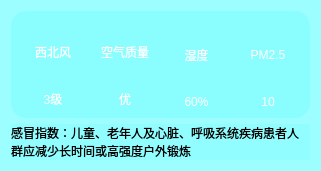
    <widget class="QWidget" name="widget_10" native="true">
     <property name="geometry">
      <rect>
       <x>630</x>
       <y>110</y>
       <width>321</width>
       <height>171</height>
      </rect>
     </property>
     <property name="styleSheet">
      <string notr="true">background-color:rgba(138, 253, 255,0.6)</string>
     </property>
     <layout class="QVBoxLayout" name="verticalLayout_9">
      <item>
       <widget class="QWidget" name="widget_2" native="true">
        <property name="styleSheet">
         <string notr="true">background-color: rgba(85, 255, 255, 66);
border-radius: 15px;</string>
        </property>
        <layout class="QGridLayout" name="gridLayout">
         <item row="0" column="3" rowspan="2">
          <widget class="QLabel" name="lblPM25Title">
           <property name="sizePolicy">
            <sizepolicy hsizetype="Expanding" vsizetype="Expanding">
             <horstretch>0</horstretch>
             <verstretch>0</verstretch>
            </sizepolicy>
           </property>
           <property name="styleSheet">
            <string notr="true">background-color: rgba(255, 255, 255,0);
color:white;
font: 16pt &quot;微软雅黑&quot;;</string>
           </property>
           <property name="text">
            <string>PM2.5</string>
           </property>
           <property name="alignment">
            <set>Qt::AlignmentFlag::AlignCenter</set>
           </property>
          </widget>
         </item>
         <item row="1" column="1" rowspan="2">
          <widget class="QLabel" name="lblQuality">
           <property name="autoFillBackground">
            <bool>false</bool>
           </property>
           <property name="styleSheet">
            <string notr="true">background-color: rgba(255, 255, 255,0);
color:white;
font: 16pt &quot;微软雅黑&quot;;</string>
           </property>
           <property name="text">
            <string>优</string>
           </property>
           <property name="alignment">
            <set>Qt::AlignmentFlag::AlignCenter</set>
           </property>
          </widget>
         </item>
         <item row="0" column="1">
          <widget class="QLabel" name="lblQualityTitle">
           <property name="sizePolicy">
            <sizepolicy hsizetype="Expanding" vsizetype="Expanding">
             <horstretch>0</horstretch>
             <verstretch>0</verstretch>
            </sizepolicy>
           </property>
           <property name="autoFillBackground">
            <bool>false</bool>
           </property>
           <property name="styleSheet">
            <string notr="true">background-color: rgba(255, 255, 255,0);
color:white;
font: 16pt &quot;微软雅黑&quot;;</string>
           </property>
           <property name="text">
            <string>空气质量</string>
           </property>
           <property name="alignment">
            <set>Qt::AlignmentFlag::AlignCenter</set>
           </property>
          </widget>
         </item>
         <item row="0" column="2" rowspan="2">
          <widget class="QLabel" name="lblShiDuTitle">
           <property name="sizePolicy">
            <sizepolicy hsizetype="Expanding" vsizetype="Expanding">
             <horstretch>0</horstretch>
             <verstretch>0</verstretch>
            </sizepolicy>
           </property>
           <property name="styleSheet">
            <string notr="true">background-color: rgba(255, 255, 255,0);
color:white;
font: 16pt &quot;微软雅黑&quot;;</string>
           </property>
           <property name="text">
            <string>湿度</string>
           </property>
           <property name="alignment">
            <set>Qt::AlignmentFlag::AlignCenter</set>
           </property>
          </widget>
         </item>
         <item row="2" column="3">
          <widget class="QLabel" name="lblPM25">
           <property name="styleSheet">
            <string notr="true">background-color: rgba(255, 255, 255,0);
color:white;
font: 16pt &quot;微软雅黑&quot;;</string>
           </property>
           <property name="text">
            <string>10</string>
           </property>
           <property name="alignment">
            <set>Qt::AlignmentFlag::AlignCenter</set>
           </property>
          </widget>
         </item>
         <item row="0" column="0">
          <widget class="QLabel" name="lblWindFx">
           <property name="sizePolicy">
            <sizepolicy hsizetype="Expanding" vsizetype="Expanding">
             <horstretch>0</horstretch>
             <verstretch>0</verstretch>
            </sizepolicy>
           </property>
           <property name="styleSheet">
            <string notr="true">background-color: rgba(255, 255, 255,0);
color:white;
font: 16pt &quot;微软雅黑&quot;;</string>
           </property>
           <property name="text">
            <string>西北风</string>
           </property>
           <property name="alignment">
            <set>Qt::AlignmentFlag::AlignCenter</set>
           </property>
          </widget>
         </item>
         <item row="1" column="0" rowspan="2">
          <widget class="QLabel" name="lblWindFl">
           <property name="styleSheet">
            <string notr="true">background-color: rgba(255, 255, 255,0);
color:white;
font: 16pt &quot;微软雅黑&quot;;</string>
           </property>
           <property name="text">
            <string>3级</string>
           </property>
           <property name="alignment">
            <set>Qt::AlignmentFlag::AlignCenter</set>
           </property>
          </widget>
         </item>
         <item row="2" column="2">
          <widget class="QLabel" name="lblShiDu">
           <property name="styleSheet">
            <string notr="true">background-color: rgba(255, 255, 255,0);
color:white;
font: 16pt &quot;微软雅黑&quot;;</string>
           </property>
           <property name="text">
            <string>60%</string>
           </property>
           <property name="alignment">
            <set>Qt::AlignmentFlag::AlignCenter</set>
           </property>
          </widget>
         </item>
        </layout>
       </widget>
      </item>
      <item>
       <widget class="QLabel" name="lblGanMao">
        <property name="styleSheet">
         <string notr="true">background-color: ;
color:rgba(0,0,0,1);
font: 12pt &quot;微软雅黑&quot;;</string>
        </property>
        <property name="text">
         <string>感冒指数：儿童、老年人及心脏、呼吸系统疾病患者人群应减少长时间或高强度户外锻炼</string>
        </property>
        <property name="wordWrap">
         <bool>true</bool>
        </property>
       </widget>
      </item>
     </layout>
    </widget>
